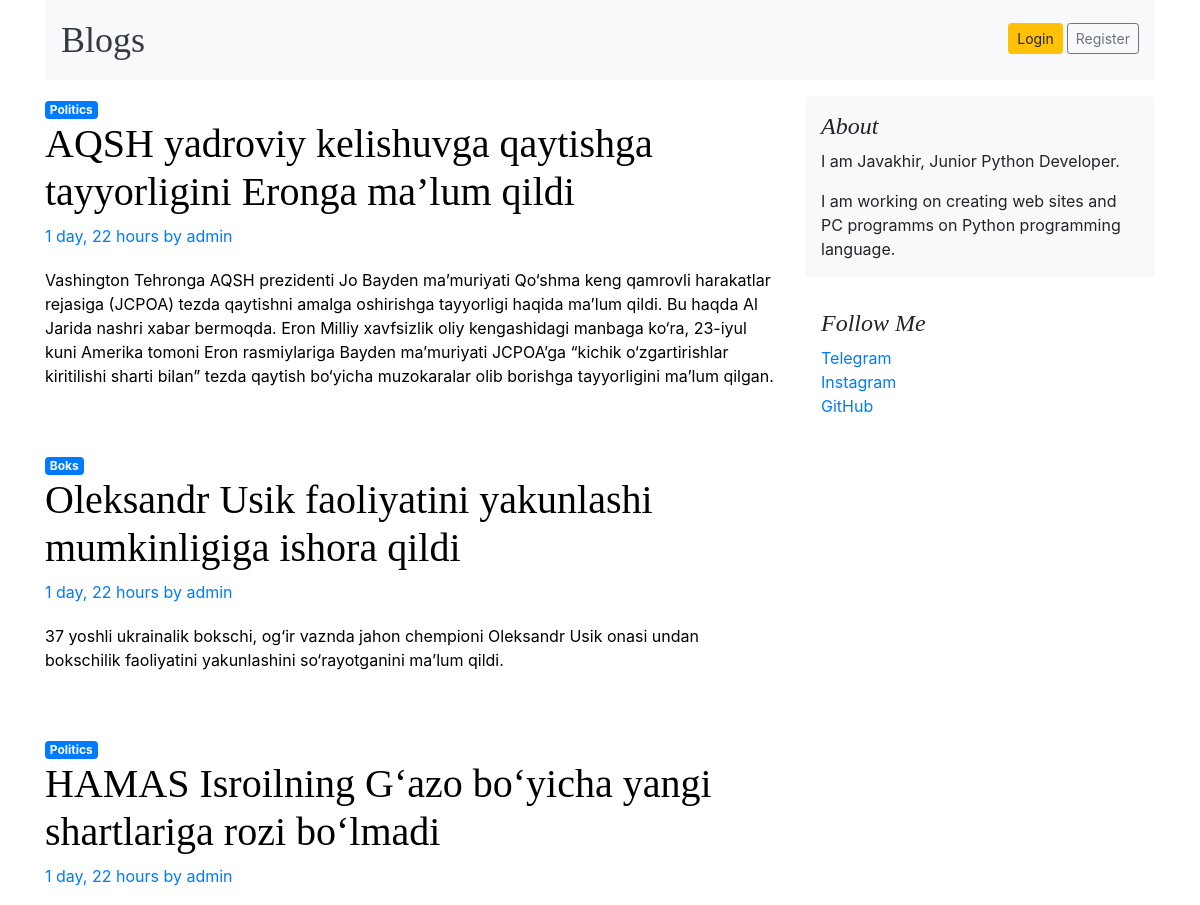
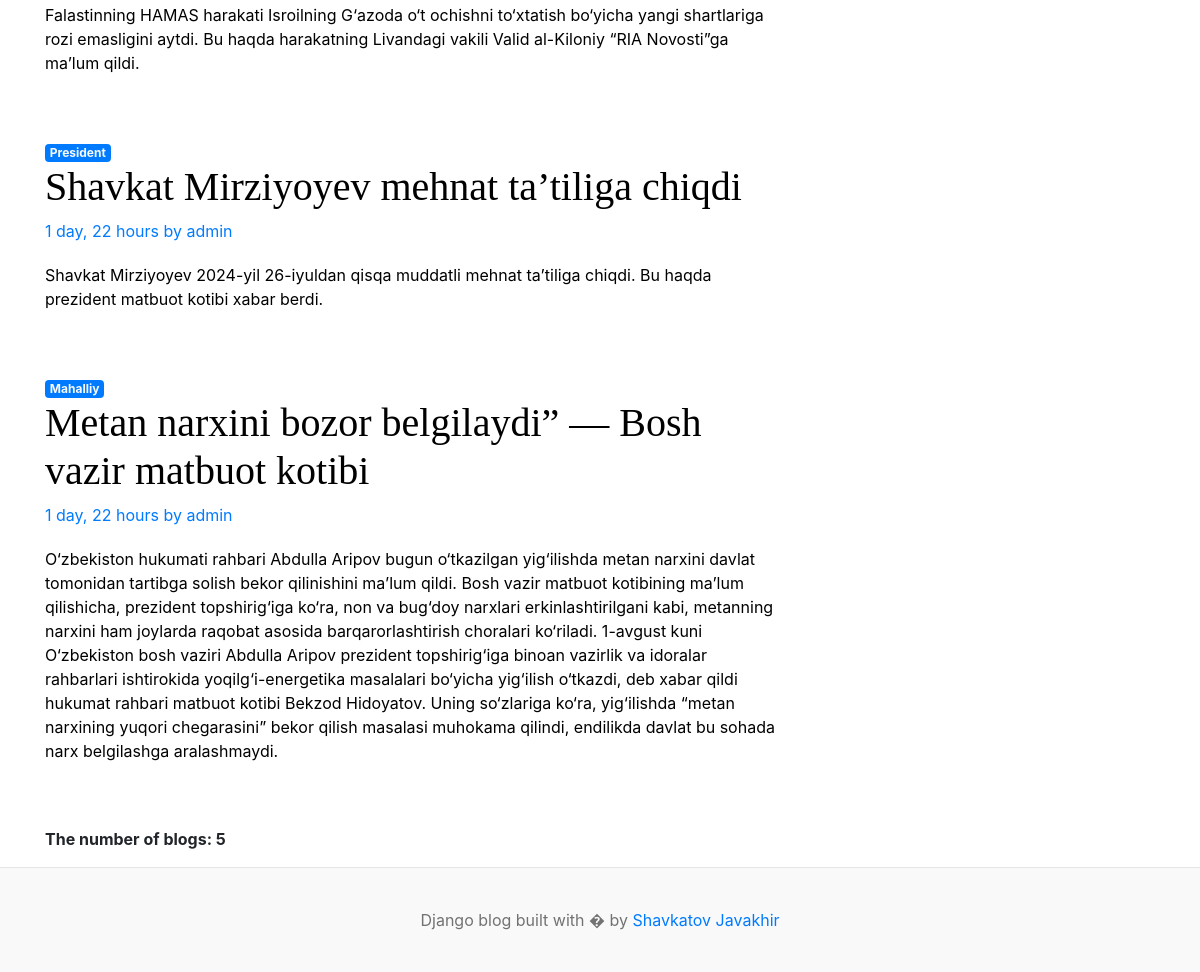
The app's page /blogs/search/ with its own data (2 pictures, top to bottom).
### blogs/models.py (models this page shows)
class Blog(models.Model):
    title = models.CharField(max_length=200)
    slug = models.SlugField(unique=True, null=False)
    category = models.ForeignKey(Category, null=True, blank=True, on_delete=models.SET_NULL)
    author = models.ForeignKey(User, null=True, on_delete=models.SET_NULL)
    is_featured = models.BooleanField(default=False)
    featured_image = models.ImageField(upload_to='uploads/%Y/%m/%d')
    short_description = models.TextField(null=True)
    words = models.TextField(blank=True, null=True)
    body = models.TextField(blank=True)
    status = models.IntegerField(default=0, choices=STATUS_CHOICES, null=False)
    created_at = models.DateTimeField(auto_now_add=True)
    updated_at = models.DateTimeField(auto_now=True)
    def __str__(self):
        return self.title
    class Meta:
        verbose_name_plural = "Blogs"
        verbose_name = "Blog"

class Category(models.Model):
    name = models.CharField(max_length=255)
    created_at = models.DateTimeField(auto_now_add=True)
    updated_at = models.DateTimeField(auto_now=True)
    def __str__(self):
        return self.name
    class Meta:
        verbose_name_plural = 'Categories'
        verbose_name = 'Category'

### settingsapp/models.py (models this page shows, shortened)
class About(models.Model):
    title = models.CharField(max_length=300)
    description = models.CharField(max_length=500)
    class Meta:
        verbose_name_plural = 'About'

class Social_links(models.Model):
    name = models.CharField(max_length=100)
    link = models.URLField(unique=True)
    class Meta:
        verbose_name_plural = "Social_links"

### blogs/views.py (the view)
# urls.py: path('search/', search, name="search"),
def search(request):
    keyword = (request.GET.get("keyword", ""))
    data = Blog.objects.filter(Q(title__icontains=keyword) & Q(short_description__icontains=keyword))
    num = data.count()
    print("sssssssssssssssssssssssssssssssssssssssssssssssssssss")
    print(data)
    context = {
        'result': data,
        'num': num,
        'keyword': keyword
    }
    return render(request, "search.html", context)

### blogs/context_processor.py (called while the page is built)
def header(req):
    category = Category.objects.all()
    context = {
        'categories': category
    }
    return context

def get_about(request):
    about = About.objects.all()
    links = Social_links.objects.all()
    telegram = links.get(name='Telegram')
    context = {
        'about': about,
        'links': links,
        'telegram': telegram
        }
    return context

### templates/search.html
{% extends 'header.html' %}
{% load static %}
{% block content %}
{% if result %}
  <main role="main" class="container p-0" style="text-decoration: none;">
    <div class="row">
      <div class="col-md-8 blog-main">
        {% for cat in result %}
        <a href="{% url 'posts_by_category' cat.category.id %}" style="text-decoration: none;" class="badge bg-primary text-light">{{cat.category}}</a>
        <div class="blog-post" style="text-decoration: none;">
          <a href="{% url 'blog' cat.slug %}" style="text-decoration: none;">
          <h2 class="blog-post-title" style="text-decoration: none; color: rgb(0, 0, 0)">{{cat.title}}</h2>
          <p class="blog-post-meta" style="text-decoration: none;">{{cat.created_at|timesince}} by <a href="#" style="text-decoration: none;">{{cat.author}}</a></p>
          <p><a href="{% url 'blog' cat.slug %}" style="text-decoration: none; color: black">{{cat.short_description}}</a></p>
          </a>
        </div>
        {% endfor %}
      </div>
      {% include 'about.html' %}
    </div>
  </main>
  {% else %}
  <h4 style="padding: 10px 0 10px">No contents found</h4>
  {% endif %}
  <p><b>The number of blogs: {{num}}</b></p>
{% endblock %}

### templates/about.html (shortened to what this page needs)
      <aside class="col-md-4 blog-sidebar">
        <div class="p-3 mb-3 bg-light rounded">
          <h4 class="font-italic">About</h4>
          {% for ab in about %}
          {{ab.title}}
          {% endfor %}
        <p class="mb-0">
          {% for ab in about %}
          {{ab.description}}
          {% endfor %}
        </p>
      </div>
      <div class="p-3">
        <h4 class="font-italic">Follow Me</h4>
        <ol class="list-unstyled">
          {% for link in links %}
          <li><a href="{{link.link}}" target="_blank">{{link.name}}</a></li>
          {% endfor %}
        </ol>
        </div>
      </aside>

### blog/static/css/blog.css (style rules this page uses)
h1, h2, h3, h4, h5, h6 { font-family: "Playfair Display", Georgia, "Times New Roman", serif; }
.blog-post { margin-bottom: 4rem; }
.blog-post-title { font-size: 2.5rem; }
.blog-post-meta { margin-bottom: 1.25rem; color: #727272; }

### records on screen
Blog: category "Politics", title "AQSH yadroviy kelishuvga qaytishga tayyorligini Eronga ma’lum qildi", created_at "1 day, 22 hours", author "admin", short_description "Vashington Tehronga AQSH prezidenti Jo Bayden maʼmuriyati Qo‘shma keng qamrovli harakatlar rejasiga (JCPOA) tezda qaytishni amalga oshirishga tayyorligi haqida maʼlum qildi. Bu haqda Al Jarida nashri xabar bermoqda. Eron Milliy xavfsizlik oliy kengashidagi manbaga ko‘ra, 23-iyul kuni Amerika tomoni Eron rasmiylariga Bayden ma’muriyati JCPOA’ga “kichik o‘zgartirishlar kiritilishi sharti bilan” tezda qaytish bo‘yicha muzokaralar olib borishga tayyorligini ma’lum qilgan."
Blog: category "Boks", title "Oleksandr Usik faoliyatini yakunlashi mumkinligiga ishora qildi", created_at "1 day, 22 hours", author "admin", short_description "37 yoshli ukrainalik bokschi, og‘ir vaznda jahon chempioni Oleksandr Usik onasi undan bokschilik faoliyatini yakunlashini so‘rayotganini ma’lum qildi."
Blog: category "Politics", title "HAMAS Isroilning G‘azo bo‘yicha yangi shartlariga rozi bo‘lmadi", created_at "1 day, 22 hours", author "admin", short_description "Falastinning HAMAS harakati Isroilning G‘azoda o‘t ochishni to‘xtatish bo‘yicha yangi shartlariga rozi emasligini aytdi. Bu haqda harakatning Livandagi vakili Valid al-Kiloniy “RIA Novosti”ga ma’lum qildi."
Blog: category "President", title "Shavkat Mirziyoyev mehnat ta’tiliga chiqdi", created_at "1 day, 22 hours", author "admin", short_description "Shavkat Mirziyoyev 2024-yil 26-iyuldan qisqa muddatli mehnat taʼtiliga chiqdi. Bu haqda prezident matbuot kotibi xabar berdi."
Blog: category "Mahalliy", title "Metan narxini bozor belgilaydi” — Bosh vazir matbuot kotibi", created_at "1 day, 22 hours", author "admin", short_description "O‘zbekiston hukumati rahbari Abdulla Aripov bugun o‘tkazilgan yig‘ilishda metan narxini davlat tomonidan tartibga solish bekor qilinishini maʼlum qildi. Bosh vazir matbuot kotibining ma’lum qilishicha, prezident topshirig‘iga ko‘ra, non va bug‘doy narxlari erkinlashtirilgani kabi, metanning narxini ham joylarda raqobat asosida barqarorlashtirish choralari ko‘riladi. 1-avgust kuni O‘zbekiston bosh vaziri Abdulla Aripov prezident topshirig‘iga binoan vazirlik va idoralar rahbarlari ishtirokida yoqilg‘i-energetika masalalari bo‘yicha yig‘ilish o‘tkazdi, deb xabar qildi hukumat rahbari matbuot kotibi Bekzod Hidoyatov. Uning so‘zlariga ko‘ra, yig‘ilishda “metan narxining yuqori chegarasini”…"
About: title "I am Javakhir, Junior Python Developer.", description "I am working on creating web sites and PC programms on Python programming language."
Social_links: name "Telegram"
Social_links: name "Instagram"
Social_links: name "GitHub"

### other values on screen
{{ num }} "5"
